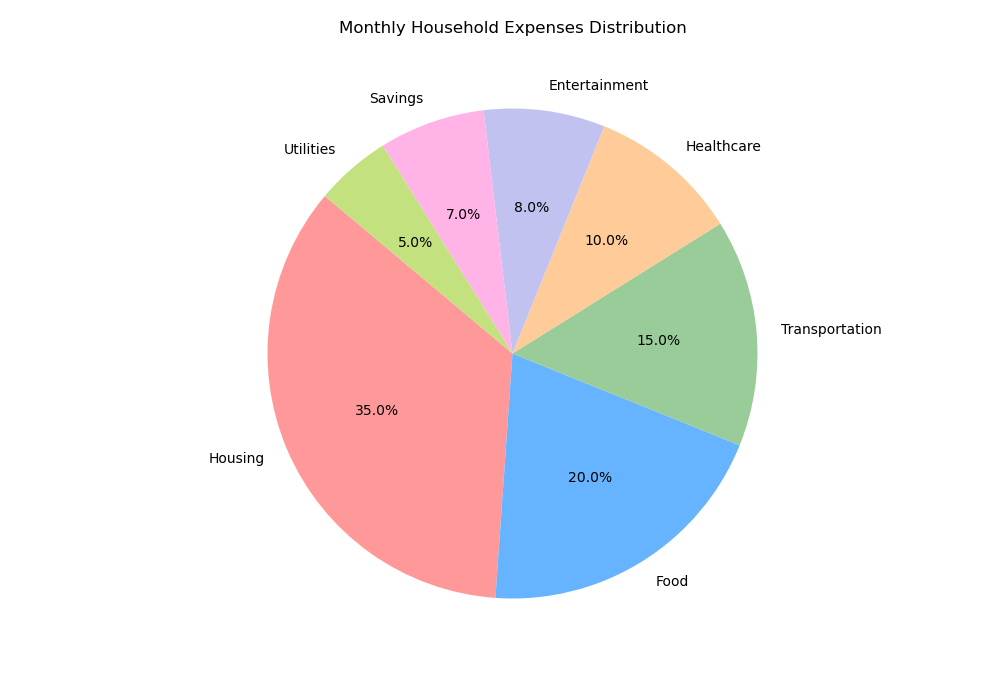

Recreate this plot in Python.

import matplotlib.pyplot as plt

# Data
expense_categories = ['Housing', 'Food', 'Transportation', 'Healthcare', 'Entertainment', 'Savings', 'Utilities']
amounts = [35, 20, 15, 10, 8, 7, 5]
colors = ['#ff9999','#66b3ff','#99cc99','#ffcc99','#c2c2f0','#ffb3e6','#c4e17f']

# Pie chart
plt.figure(figsize=(10, 7))  # Change width and height of the chart
plt.pie(amounts, labels=expense_categories, colors=colors, autopct='%1.1f%%', startangle=140)
plt.axis('equal')  # Equal aspect ratio ensures that pie is drawn as a circle.

# Title
plt.title('Monthly Household Expenses Distribution', y=1.08)

# Display the chart
plt.show()
